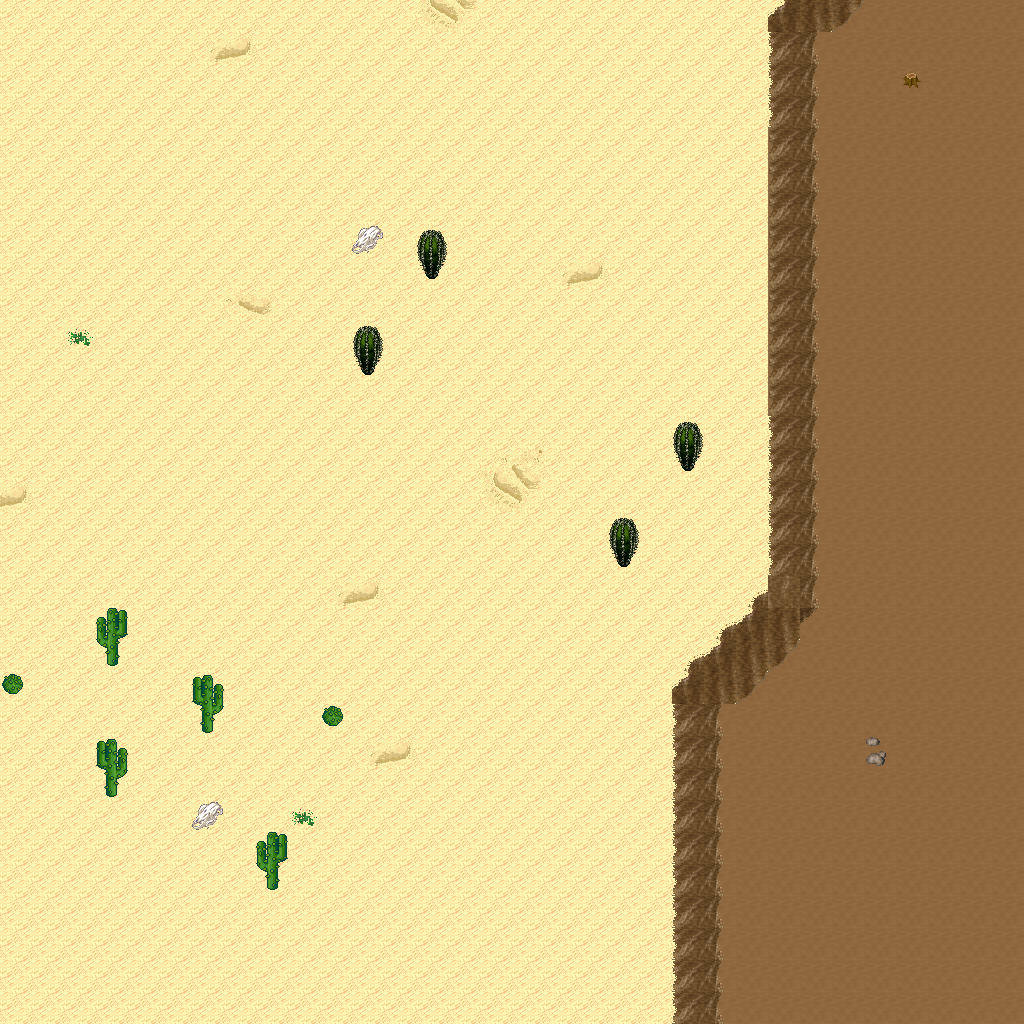

Below is a game level as drawn by its tile map, then a one-line description and the .tmx that defines it (tile-layer data replaced by summaries):
An orthogonal 32x32 tile map with 32x32 px tiles, 5 tile layers (Ground, Objects, Objects2, Above, ...), 1 hidden layer not drawn, 18 tilesets.

<map version="1.10" tiledversion="1.11.0" orientation="orthogonal" renderorder="right-down" width="32" height="32" tilewidth="32" tileheight="32" infinite="0" nextlayerid="11" nextobjectid="1">
 <tileset firstgid="1" name="logic_collision" tilewidth="32" tileheight="32" tilecount="1" columns="1">
  <image source="../drawable/logic_collision.png" width="32" height="32" />
 </tileset>
 <tileset firstgid="2" name="ground_ground" tilewidth="32" tileheight="32" tilecount="33" columns="3">
  <image source="../drawable/ground_ground.png" width="96" height="352" />
 </tileset>
 <tileset firstgid="35" name="ground_ridge_earth_pale" tilewidth="32" tileheight="32" tilecount="96" columns="12">
  <image source="../drawable/ground_ridge_earth_pale.png" width="384" height="256" />
 </tileset>
 <tileset firstgid="131" name="ground_ridge_earth_dark" tilewidth="32" tileheight="32" tilecount="96" columns="12">
  <image source="../drawable/ground_ridge_earth_dark.png" width="384" height="256" />
 </tileset>
 <tileset firstgid="227" name="terrain_desert" tilewidth="32" tileheight="32" tilecount="88" columns="8">
  <image source="../drawable/terrain_desert.png" width="256" height="352" />
 </tileset>
 <tileset firstgid="315" name="building_witch_hut" tilewidth="32" tileheight="32" tilecount="80" columns="5">
  <image source="../drawable/building_witch_hut.png" width="160" height="512" />
 </tileset>
 <tileset firstgid="395" name="ground_earth_edges_yellowgreen" tilewidth="32" tileheight="32" tilecount="15" columns="5">
  <image source="../drawable/ground_earth_edges_yellowgreen.png" width="160" height="96" />
 </tileset>
 <tileset firstgid="410" name="item_firewood" tilewidth="32" tileheight="32" tilecount="12" columns="3">
  <image source="../drawable/item_firewood.png" width="96" height="128" />
 </tileset>
 <tileset firstgid="422" name="object_well_hoist" tilewidth="32" tileheight="32" tilecount="9" columns="3">
  <image source="../drawable/object_well_hoist.png" width="96" height="96" />
 </tileset>
 <tileset firstgid="431" name="plant_bush_various_small" tilewidth="32" tileheight="32" tilecount="9" columns="3">
  <image source="../drawable/plant_bush_various_small.png" width="96" height="96" />
 </tileset>
 <tileset firstgid="440" name="plant_bush_bushes" tilewidth="32" tileheight="32" tilecount="10" columns="5">
  <image source="../drawable/plant_bush_bushes.png" width="160" height="64" />
 </tileset>
 <tileset firstgid="450" name="plant_stump_stump_rectangular" tilewidth="32" tileheight="32" tilecount="4" columns="2">
  <image source="../drawable/plant_stump_stump_rectangular.png" width="64" height="64" />
 </tileset>
 <tileset firstgid="454" name="plant_stump_small_stump" tilewidth="32" tileheight="32" tilecount="4" columns="2">
  <image source="../drawable/plant_stump_small_stump.png" width="64" height="64" />
 </tileset>
 <tileset firstgid="458" name="plant_tree_evergreen" tilewidth="32" tileheight="32" tilecount="36" columns="3">
  <image source="../drawable/plant_tree_evergreen.png" width="96" height="384" />
 </tileset>
 <tileset firstgid="494" name="ground_sand_2" tilewidth="32" tileheight="32" tilecount="15" columns="5">
  <image source="../drawable/ground_sand_2.png" width="160" height="96" />
 </tileset>
 <tileset firstgid="509" name="plant_cactus_2" tilewidth="32" tileheight="32" tilecount="10" columns="5">
  <image source="../drawable/plant_cactus_2.png" width="160" height="64" />
 </tileset>
 <tileset firstgid="519" name="plant_cactus" tilewidth="32" tileheight="32" tilecount="2" columns="1">
  <image source="../drawable/plant_cactus.png" width="32" height="64" />
 </tileset>
 <tileset firstgid="521" name="ground_rock_pebbles" tilewidth="32" tileheight="32" tilecount="3" columns="1">
  <image source="../drawable/ground_rock_pebbles.png" width="32" height="96" />
 </tileset>
 <layer id="1" name="Ground" width="32" height="32">
  <data>[1024 cells, 1024 non-empty, 12 distinct tile ids]</data>
 </layer>
 <layer id="2" name="Objects" width="32" height="32">
  <data>[1024 cells, 83 non-empty, 14 distinct tile ids]</data>
 </layer>
 <layer id="3" name="Objects2" width="32" height="32">
  <data>[1024 cells, 0 non-empty, 0 distinct tile ids]</data>
 </layer>
 <layer id="4" name="Above" width="32" height="32">
  <data>[1024 cells, 8 non-empty, 3 distinct tile ids]</data>
 </layer>
 <layer id="5" name="Above2" width="32" height="32">
  <data>[1024 cells, 0 non-empty, 0 distinct tile ids]</data>
 </layer>
 <layer id="6" name="Walkable" width="32" height="32" visible="0">
  <data>[1024 cells, 50 non-empty, 1 distinct tile ids]</data>
 </layer>
 <objectgroup id="7" name="Mapevents" />
 <objectgroup id="8" name="Spawn" />
 <objectgroup id="9" name="Keys" />
 <objectgroup id="10" name="Replace" />
</map>
